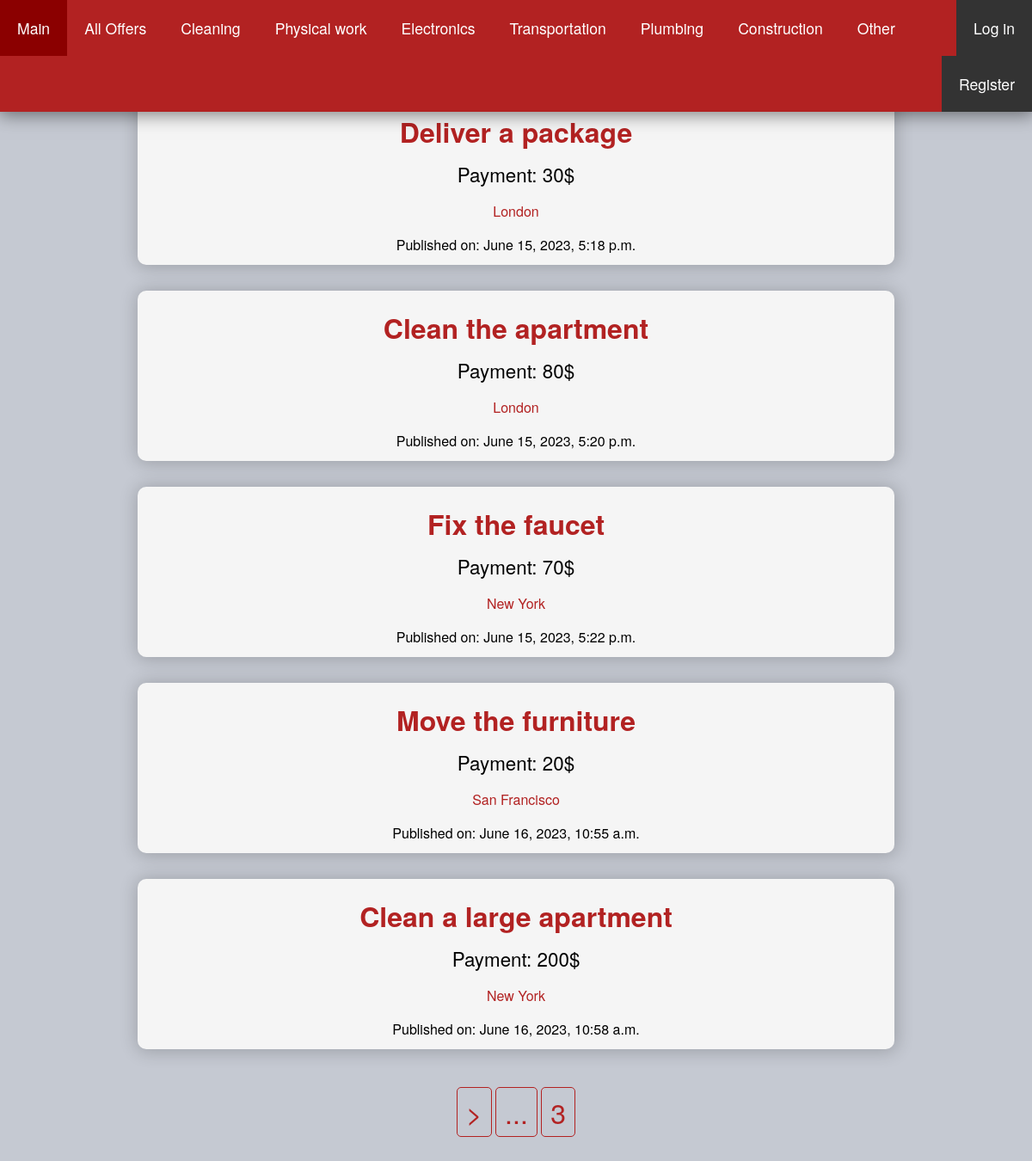
Screenshot of /offers/ with the database file from the repository.
### job_app/models.py (models this page shows, shortened)
class Offer(models.Model):
    OFFER_CATEGORY = [('pl', 'plumbing'), ('el', 'electronics'), ('pw', 'physical work'),
                      ('cl', 'cleaning'), ('tr', 'transportation'), ('co', 'construction'),  ('ot', 'other')]
    title = models.CharField(blank=False, max_length=100)
    description = models.TextField(blank=False, max_length=500)
    category = models.CharField(blank=False, max_length=2, choices=OFFER_CATEGORY)
    payment = models.PositiveBigIntegerField(blank=False, default=0)
    city = models.CharField(blank=False, max_length=50, default="")
    issued = models.DateTimeField()
    phone = models.PositiveBigIntegerField(blank=False)
    user_id = models.CharField(blank=False, max_length=100, default="")

### job_app/views.py (the view)
# urls.py: path("offers/", app_views.offers, name="offers"),
def offers(request):
    offers = Offer.objects.all()
    paginator = Paginator(offers, 5)
    page_number = request.GET.get('page')
    page_obj = paginator.get_page(page_number)
    context = {'page_obj': page_obj, 'offers': offers}
    return render(request, "offers.html", context)

### job_app/templates/offers.html (shortened to what this page needs)
{% extends "base.html" %}
{% block content %}
    <body class="offer">
    {% for offer in page_obj.object_list %}
        <div class="card-container">
            <a href="{% url 'offer' offer.id %}" class="title-link">
                <h2 class="title">{{ offer.title }}</h2>
            </a>
            <p class="payment">Payment: {{ offer.payment }}$</p>
            <p class="city">{{ offer.city }}</p>
            <p class="issued">Published on: {{ offer.issued }}</p>
        </div>
    {% endfor %}
    </body>
    <footer>
        {% if page_obj %}
            <div class="pagination">
                {% if page_obj.has_next %}
                    <a href="?page={{ page_obj.next_page_number }}">></a>
                    <a href="?page={{ page_obj.next_page_number }}">...</a>
                    <a href="?page={{ page_obj.paginator.num_pages }}">{{ page_obj.paginator.num_pages }}</a>
                {% endif %}
            </div>
        {% endif %}
    </footer>
{% endblock %}

### job_app/templates/base.html (shortened to what this page needs)
{% load static %}
<!DOCTYPE html>
<html lang="en">
<head>
    <link rel="stylesheet" href="{% static 'job_app/style/style.css' %}">
</head>
<header>
    <ul>
        <li><a href="{% url 'main' %}">Main</a></li>
        <li><a href="{% url 'offers' %}">All Offers</a></li>
        <li><a href="{% url 'category' 'cl' %}">Cleaning</a></li>
        <li><a href="{% url 'category' 'pw'  %}">Physical work</a></li>
        <li><a href="{% url 'category' 'el'  %}">Electronics</a></li>
        <li><a href="{% url 'category' 'tr'  %}">Transportation</a></li>
        <li><a href="{% url 'category' 'pl'  %}">Plumbing</a></li>
        <li><a href="{% url 'category' 'co'  %}">Construction</a></li>
        <li><a href="{% url 'category' 'ot'  %}">Other</a></li>
        {% if user.is_authenticated %}
            <li class="last-li">
                <a href="{% url 'logout' %}?next={{ request.path }}">Log out</a>
            </li>
            <li class="last-li">
                <a href="{% url 'profile' %}">Profile</a>
            </li>
        {% else %}
            <li class="last-li">
                <a href="{% url 'login' %}?next={{ request.path }}">Log in</a>
            </li>
            <li class="last-li">
                <a href="{% url 'register' %}">Register</a>
            </li>
        {% endif %}
    </ul>
</header>
    {% block content %}
    {% endblock %}
</html>

### job_app/static/job_app/style/style.css (style rules this page uses)
header { margin-bottom: 110px; }
ul { margin: 0; list-style-type: none; padding: 0; overflow: hidden; background-color: firebrick; position: fixed; top: 0; width: 100%; box-shadow: 1px 1px 20px 2px rgba(0, 0, 0, 0.5); }
li { float: left; }
.last-li { float: right; background-color: #333333; }
li a { font-size: 1.1rem; display: block; color: white; text-align: center; padding: 20px 20px; text-decoration: none; transition: .5s; }
body.offer { padding: 0; margin: 0; font-family: Helvetica Neue, Arial, sans-serif; text-align: center; background-color: #c5c9d2; }
.card-container { width: 70%; background-color: whitesmoke; margin: 30px auto; padding: 20px 20px 12px 20px; text-align: center; box-shadow: 1px 1px 20px 2px rgba(0, 0, 0, 0.2); border-radius: 10px; }
a { text-decoration: none; }
.title { color: firebrick; font-size: 2rem; margin: 0; }
.payment { font-size: 1.4rem; color: black; margin: 10px 0; }
.city { color: firebrick; }
.issued { margin: 0; color: black; }
.pagination { margin: 50px auto; }
.pagination a { color: firebrick; font-size: 2rem; padding: 5px 10px; text-decoration: none; border: 1px solid firebrick; border-radius: 5px; }

### rows the page displays
Offer: title "Deliver a package", payment "30", city "London", issued "June 15, 2023, 5:18 p.m."
Offer: title "Clean the apartment", payment "80", city "London", issued "June 15, 2023, 5:20 p.m."
Offer: title "Fix the faucet", payment "70", city "New York", issued "June 15, 2023, 5:22 p.m."
Offer: title "Move the furniture", payment "20", city "San Francisco", issued "June 16, 2023, 10:55 a.m."
Offer: title "Clean a large apartment", payment "200", city "New York", issued "June 16, 2023, 10:58 a.m."

### other values shown
{{ page_obj.paginator.num_pages }} "3"
